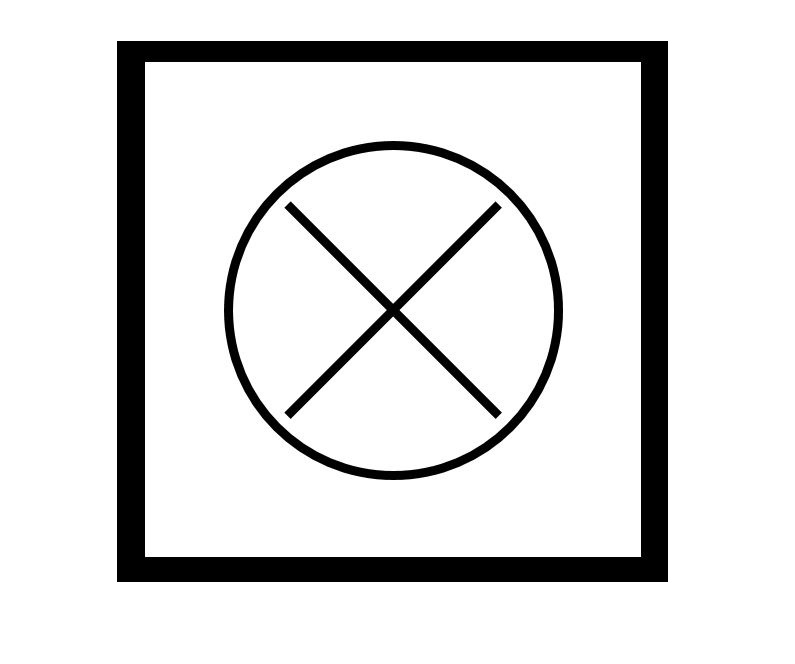
//> input picture temp.JPG, 795 x 664 px, given in place of video9.mp4, which was not available
$ ./logical_algorithm_search_window_v4   (built with g++ and OpenCV 4)
//> lines starting //> are read from the running program, lines starting //| are printed output that depends on the picture; after the words box and inside, x2 and y2 are one past the last pixel; in counts of white or black regions, pixels touching at a corner belong together; pictures that were not available may be replaced by others from this repository, and a replacement may not be noted
#include <stdio.h>
#include <iostream>
#include "opencv2/core.hpp"
#include "opencv2/features2d.hpp"
#include "opencv2/xfeatures2d.hpp"
#include "opencv2/highgui.hpp"
#include "opencv2/opencv.hpp"

//for testing
#define MIN_SCORE 1.5

using namespace cv;
using namespace std;
using namespace cv::xfeatures2d;

//Proccessing functions
Mat PreproccessFrame(Mat frame, double candidate_mean);

//Additional functions
vector<vector<Point>> FindSquares(Mat * thresh, Mat * frame);
struct tracked_mark FindMark(Mat frame_thresh, Mat frame);
vector<struct candidate_region> ExtractRegions(vector<vector<Point>> candidates, Mat * canny, Mat * original_frame);
vector<double> ExtractRegionMean(vector<struct candidate_region> candidate_regions);
vector<float>	ExtractSlopeCoefficent(vector<vector<Point>> candidates);
vector<int> DetectCross(vector<struct candidate_region> regions, vector<vector<Point>> candidates, Mat * frame_edges);
Rect			CreateSearchWindow(vector<Point> best_candidate, Mat frame, Rect previous_search_window = Rect(), Point * offset = NULL);
void			DrawPoligon(vector<Point> poligon, Mat *frame, Scalar color, Point offset = Point(0,0));
void			DrawCandidates(vector<vector<Point>> candidates, Mat * frame, int idx, Rect search_window = Rect());
double DistanceL2P(Point line_begin, Point line_end, Point point);
vector<Point>	TrackBestCandidate(Mat thresh, int original_area);

//Global variables
enum Status { FOUND, NOT_FOUND, TRACKED };
Status mark_status = NOT_FOUND;

struct candidate_region {
	Mat region;
	Mat mask;
};

struct tracked_mark {
	vector<Point> contour;
	int area;
	double mean;
	bool isvalid = false;
};

//time variables
int e1, e2, e3, e4;
float time;

//situational
bool resized = false;

int main(int argc, char** argv)
{

	//load video
	VideoCapture capture("C:/images/video9.mp4");
	int frame_num = 0;
	if (!capture.isOpened())
		throw "Error: cannot read video";

	for (; ; )
	{
		Mat frame, frame_copy;
		static Rect search_window;
		static struct tracked_mark best_candidate;

		//measure start time
		e1 = getTickCount();

		//load frame
		capture >> frame;
//> frame is the input picture: 664 rows x 795 cols, CV_8UC3; min 0, max 255, mean 222.6
		if (frame.empty()) break;
		//resize(frame, frame, Size(),0.5,0.5,INTER_LINEAR);
		frame_copy = frame.clone(); /*for displaying results without altering original frame*/

		//crop search window if applicable
		if (mark_status == TRACKED) {
			frame = frame(search_window);
		}

		Mat frame_thresh;
		frame_thresh = PreproccessFrame(frame, best_candidate.mean);
//> in PreproccessFrame, `GaussianBlur(frame, frame, Size(3, 3), 4);`:
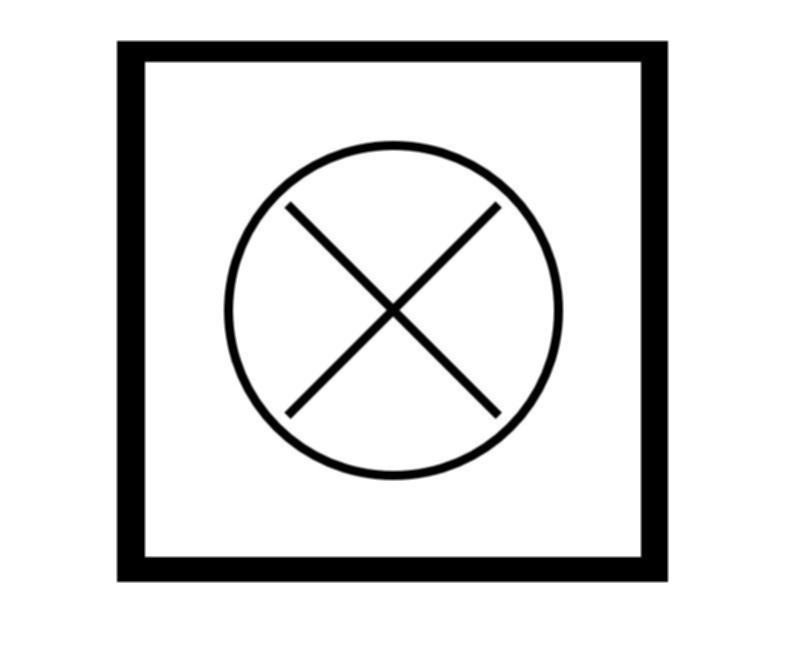
//> frame: 664 rows x 795 cols, CV_8UC3; 9.14% of pixels changed, all inside (x1, y1, x2, y2) = (111, 40, 672, 584)
//> in PreproccessFrame, `if (mark_status == NOT_FOUND) adaptiveThreshold(frame_gray, frame_thre..`:
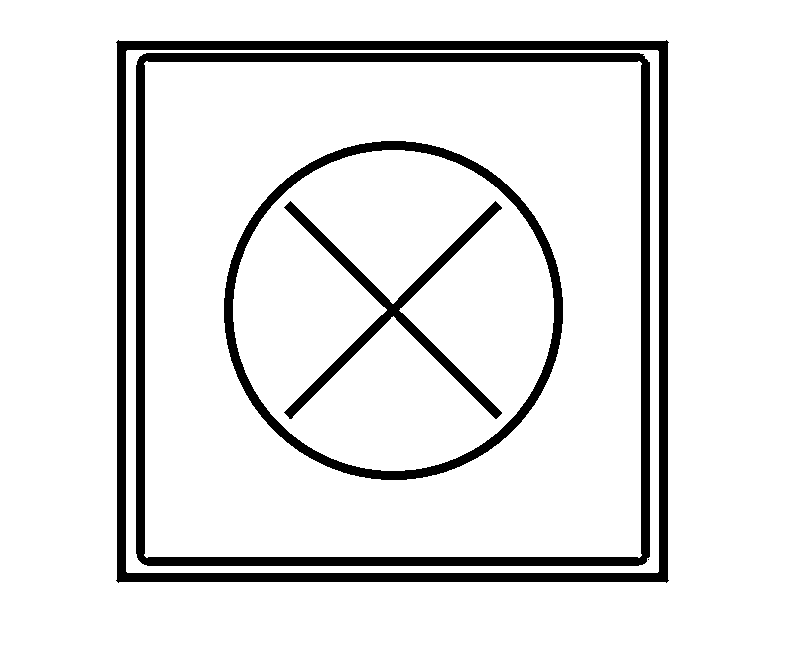
//> frame_thresh: 664 rows x 795 cols, CV_8UC1; 90.1% white; 5 black regions (1 under 20 px), largest, box (x1, y1, x2, y2) and area: (116, 40, 669, 583) 19344, (136, 53, 650, 566) 17975, (224, 141, 563, 480) 9324, (284, 201, 502, 419) 5403
		imshow("threshold", frame_thresh);

		//search for candidates if mark is not found
		//evaluate them, and select the best one
		if (mark_status == NOT_FOUND) {
			best_candidate = FindMark(frame_thresh, frame_copy);
			DrawPoligon(best_candidate.contour, &frame_copy, Scalar(0, 0, 255));
		}
		else {
			best_candidate.contour = TrackBestCandidate(frame_thresh, best_candidate.area);
		}

		//calculate window search (green) around the best candidate
		// in case there is no candidate, search again in the whole frame
			if (mark_status == FOUND || mark_status == TRACKED) {
				Point mark_shift;
				search_window = CreateSearchWindow(best_candidate.contour, frame_copy, search_window, &mark_shift);
				DrawPoligon(best_candidate.contour, &frame_copy, Scalar(255, 0, 0),Point((search_window.x - mark_shift.x),(search_window.y - mark_shift.y)));
				rectangle(frame_copy, search_window, Scalar(0, 255, 0));
				//cout << "main: search window size: " << search_window.height << " " << search_window.width << endl;
			}
			else {
				search_window = Rect(0, 0, frame_copy.cols, frame_copy.rows);
			}

		//display results and count time
		imshow("frame", frame_copy);
		e2 = getTickCount();
		time = (e2 - e1) / getTickFrequency();
		cout << "Time:  " << time << endl;
		cout << "Mark Status: " << mark_status << endl;

		//exit with ESC key
		if (waitKey(0) == 27)
		{
			cout << "main: ESC key pressed by user" << endl;
			break;
		}

		//count frame (for test purposes)
		cout << " == MAIN: FRAME NUMBER " << frame_num << endl;
		frame_num++;
	}

	return 0;
}

//This function returns the 4 sided poligons found
// in the frame
vector<vector<Point>> FindSquares(Mat * thresh, Mat * frame_edges)
{
	vector<vector<Point>> cnts;
	vector<Point> poligon;
	vector<vector<Point>> candidates;
	Mat frame_thresh_copy = thresh->clone();

	//preprocess image
	Mat element = getStructuringElement(MORPH_ELLIPSE, Size(6, 6));
	erode(frame_thresh_copy, frame_thresh_copy, element);
	dilate(frame_thresh_copy, frame_thresh_copy, element);
	GaussianBlur(frame_thresh_copy, frame_thresh_copy, Size(3, 3), 4);
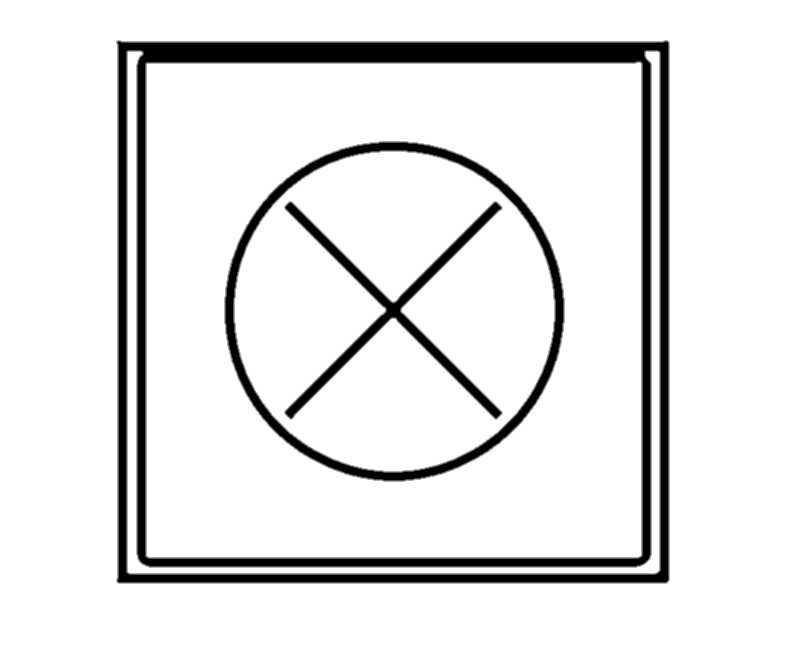
//> frame_thresh_copy: 664 rows x 795 cols, CV_8UC1; min 0, max 255, mean 229.1

	//find contours on the frame
	Mat canny;
	cout << " FindSquares: Searching contours... ";
	//Canny(frame_thresh_copy.clone(), canny, 500, 250 * 4);
	Canny(frame_thresh_copy.clone(), canny, 300, 200*5);
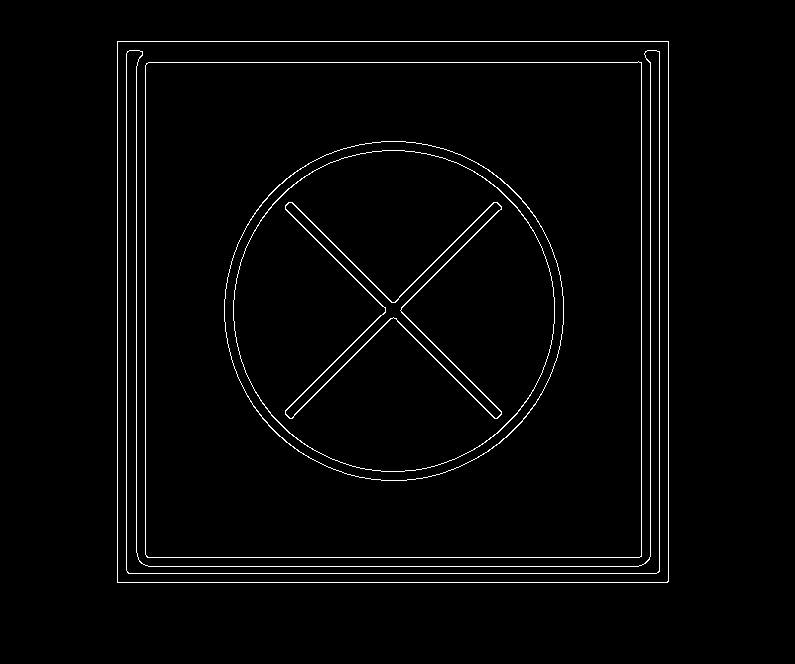
//> canny: 664 rows x 795 cols, CV_8UC1; 2.1% white in thin lines or dots, all inside (x1, y1, x2, y2) = (117, 41, 669, 583)
	imshow("canny", canny);
	findContours(canny.clone(), cnts, CV_RETR_EXTERNAL, CV_CHAIN_APPROX_TC89_KCOS);
//> cnts = 1 contour; box (x1, y1, x2, y2) and area: (117, 41, 669, 583) 297816
	cout << cnts.size() << "  contours detected" << endl;
//| 1  contours detected
//> (the rest of the program and of its run is left out)
